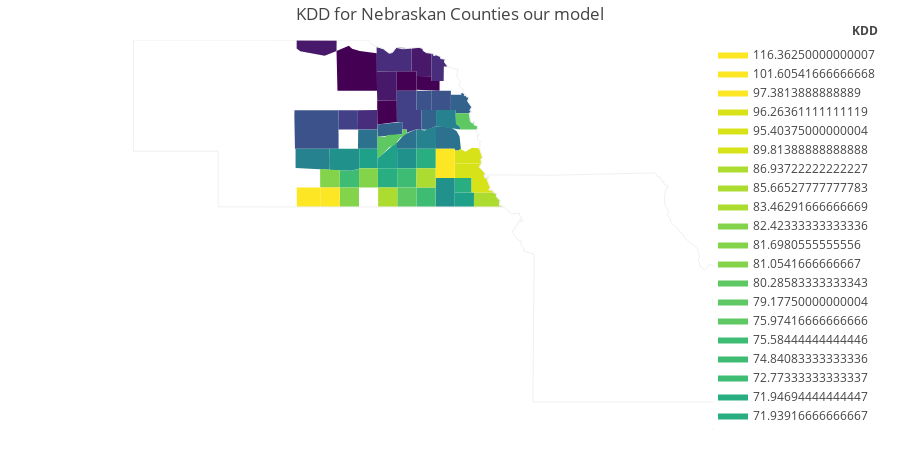

This figure's notebook cell:
### Code cell
# add FIPS to counties which are in corn belt - filter and plot
neb_counties = KDD_rep['county']
neb_fips = []
for county in neb_counties:
    try:   
        fips = county_2019.loc[county_2019['County']==county.upper()]['FIPS'].values[0]
        neb_fips.append(fips)
    except:
        neb_fips.append(None)
KDD_rep['FIPS']=neb_fips
KDD_FIPS = KDD_rep.dropna()
# plot 
fig = ff.create_choropleth(fips=KDD_FIPS['FIPS'], values=KDD_FIPS['KDD'].values, 
                           legend_title = 'KDD',
                           show_hover=True, asp=2.9,
                           title_text = 'KDD for Nebraskan Counties our model',
                           scope=['NE',"KA","MO"],
                          round_legend_values = True)
fig.layout.template = None

fig.show()

### Figure 1 — Plotly figure (JSON) as saved in the notebook; plotly's stock layout.template omitted (floating-point values rounded to 4 significant figures; data arrays with more than 128 entries replaced by an {"elided": "..."} marker saying what was removed)
{"data": [{"fill": "toself", "fillcolor": "rgb(68, 1, 84)", "hoverinfo": "none", "line": {"color": "rgb(0, 0, 0)", "width": 0}, "mode": "lines", "name": "28.92472222222224", "type": "scatter", "x": [-97.83, -97.83, -97.37, -97.37, -97.83, -97.83, null], "y": [42.21, 42.44, 42.44, 42.09, 42.09, 42.21, null]}, {"fill": "toself", "fillcolor": "rgb(68, 1, 84)", "hoverinfo": "none", "line": {"color": "rgb(0, 0, 0)", "width": 0}, "mode": "lines", "name": "29.238333333333344", "type": "scatter", "x": [-97.37, -97.37, -97.02, -97.02, -96.82, -96.82, -97.37, null], "y": [42.11, 42.35, 42.35, 42.26, 42.26, 42.09, 42.11, null]}, {"fill": "toself", "fillcolor": "rgb(68, 1, 84)", "hoverinfo": "none", "line": {"color": "rgb(0, 0, 0)", "width": 0}, "mode": "lines", "name": "31.334444444444483", "type": "scatter", "x": [-98.3, -98.3, -97.83, -97.83, -98.29, -98.3, null], "y": [41.8, 41.91, 41.92, 41.53, 41.48, 41.8, null]}, {"fill": "toself", "fillcolor": "rgb(68, 1, 84)", "hoverinfo": "none", "line": {"color": "rgb(0, 0, 0)", "width": 0}, "mode": "lines", "name": "34.88055555555555", "type": "scatter", "x": [-99.26, -98.97, -98.89, -98.71, -98.31, -98.3, -99.23, -99.26, null], "y": [42.8, 42.9, 42.84, 42.8, 42.76, 42.09, 42.09, 42.8, null]}, {"fill": "toself", "fillcolor": "rgb(72, 24, 106)", "hoverinfo": "none", "line": {"color": "rgb(0, 0, 0)", "width": 0}, "mode": "lines", "name": "35.326666666666675", "type": "scatter", "x": [-98.3, -98.3, -97.83, -97.83, -98.3, -98.3, null], "y": [42.1, 42.44, 42.44, 41.92, 41.91, 42.1, null]}, {"fill": "toself", "fillcolor": "rgb(72, 24, 106)", "hoverinfo": "none", "line": {"color": "rgb(0, 0, 0)", "width": 0}, "mode": "lines", "name": "35.99333333333333", "type": "scatter", "x": [-100.2, -100.2, -99.25, -99.26, -99.54, -100.1, -100.2, -100.2, null], "y": [42.91, 43.0, 43.0, 42.8, 42.72, 42.8, 42.85, 42.91, null]}, {"fill": "toself", "fillcolor": "rgb(72, 24, 106)", "hoverinfo": "none", "line": {"color": "rgb(0, 0, 0)", "width": 0}, "mode": "lines", "name": "36.161388888888894", "type": "scatter", "x": [-97.49, -97.48, -97.31, -97.22, -97.21, -97.13, -97.02, -97.02, -97.37, -97.37, -97.49, -97.49, null], "y": [42.79, 42.85, 42.87, 42.85, 42.81, 42.77, 42.76, 42.35, 42.35, 42.44, 42.44, 42.79, null]}, {"fill": "toself", "fillcolor": "rgb(71, 45, 123)", "hoverinfo": "none", "line": {"color": "rgb(0, 0, 0)", "width": 0}, "mode": "lines", "name": "37.50083333333333", "type": "scatter", "x": [-98.75, -98.29, -98.29, -98.75, -98.75, null], "y": [41.74, 41.74, 41.39, 41.39, 41.74, null]}, {"fill": "toself", "fillcolor": "rgb(71, 45, 123)", "hoverinfo": "none", "line": {"color": "rgb(0, 0, 0)", "width": 0}, "mode": "lines", "name": "40.116666666666696", "type": "scatter", "x": [-97.02, -97.02, -96.97, -96.96, -96.91, -96.81, -96.79, -96.69, -96.71, -96.63, -96.72, -96.73, -97.02, -97.02, null], "y": [42.35, 42.76, 42.75, 42.72, 42.73, 42.7, 42.67, 42.65, 42.6, 42.52, 42.52, 42.26, 42.26, 42.35, null]}, {"fill": "toself", "fillcolor": "rgb(71, 45, 123)", "hoverinfo": "none", "line": {"color": "rgb(0, 0, 0)", "width": 0}, "mode": "lines", "name": "40.23541666666668", "type": "scatter", "x": [-98.31, -98.15, -98.01, -97.94, -97.85, -97.48, -97.49, -98.31, -98.31, null], "y": [42.87, 42.84, 42.76, 42.78, 42.87, 42.85, 42.44, 42.44, 42.87, null]}, {"fill": "toself", "fillcolor": "rgb(66, 64, 134)", "hoverinfo": "none", "line": {"color": "rgb(0, 0, 0)", "width": 0}, "mode": "lines", "name": "42.16972222222224", "type": "scatter", "x": [-97.83, -97.37, -97.37, -97.83, -97.83, null], "y": [42.09, 42.09, 41.74, 41.74, 42.09, null]}, {"fill": "toself", "fillcolor": "rgb(66, 64, 134)", "hoverinfo": "none", "line": {"color": "rgb(0, 0, 0)", "width": 0}, "mode": "lines", "name": "42.3716666666667", "type": "scatter", "x": [-97.83, -97.83, -97.25, -97.25, -97.37, -97.6, -97.6, -97.7, -97.7, -97.83, -97.83, null], "y": [41.66, 41.74, 41.74, 41.38, 41.4, 41.33, 41.4, 41.39, 41.53, 41.53, 41.66, null]}, {"fill": "toself", "fillcolor": "rgb(66, 64, 134)", "hoverinfo": "none", "line": {"color": "rgb(0, 0, 0)", "width": 0}, "mode": "lines", "name": "43.27749999999999", "type": "scatter", "x": [-99.21, -99.21, -98.75, -98.75, -99.21, -99.21, null], "y": [41.44, 41.74, 41.74, 41.39, 41.39, 41.44, null]}, {"fill": "toself", "fillcolor": "rgb(59, 82, 139)", "hoverinfo": "none", "line": {"color": "rgb(0, 0, 0)", "width": 0}, "mode": "lines", "name": "44.845", "type": "scatter", "x": [-97.37, -97.02, -97.02, -97.37, -97.37, null], "y": [42.09, 42.09, 41.74, 41.74, 42.09, null]}, {"fill": "toself", "fillcolor": "rgb(59, 82, 139)", "hoverinfo": "none", "line": {"color": "rgb(0, 0, 0)", "width": 0}, "mode": "lines", "name": "47.38500000000002", "type": "scatter", "x": [-97.02, -97.02, -96.56, -96.56, -97.02, null], "y": [41.75, 42.09, 42.09, 41.74, 41.75, null]}, {"fill": "toself", "fillcolor": "rgb(59, 82, 139)", "hoverinfo": "none", "line": {"color": "rgb(0, 0, 0)", "width": 0}, "mode": "lines", "name": "48.92694444444448", "type": "scatter", "x": [-100.3, -100.3, -99.21, -99.21, -100.2, -100.3, null], "y": [41.62, 41.74, 41.74, 41.05, 41.05, 41.62, null]}, {"fill": "toself", "fillcolor": "rgb(51, 99, 141)", "hoverinfo": "none", "line": {"color": "rgb(0, 0, 0)", "width": 0}, "mode": "lines", "name": "48.984166666666695", "type": "scatter", "x": [-98.29, -97.7, -97.71, -98.28, -98.29, null], "y": [41.48, 41.53, 41.31, 41.26, 41.48, null]}, {"fill": "toself", "fillcolor": "rgb(51, 99, 141)", "hoverinfo": "none", "line": {"color": "rgb(0, 0, 0)", "width": 0}, "mode": "lines", "name": "56.29", "type": "scatter", "x": [-97.25, -97.25, -96.91, -96.91, -97.11, -97.25, null], "y": [41.4, 41.74, 41.74, 41.46, 41.39, 41.4, null]}, {"fill": "toself", "fillcolor": "rgb(51, 99, 141)", "hoverinfo": "none", "line": {"color": "rgb(0, 0, 0)", "width": 0}, "mode": "lines", "name": "57.386666666666706", "type": "scatter", "x": [-96.56, -96.55, -96.31, -96.31, -96.24, -96.24, -96.19, -96.19, -96.13, -96.16, -96.06, -96.11, -96.07, -96.12, -96.44, -96.44, -96.56, -96.56, null], "y": [41.83, 42.02, 42.02, 42.05, 42.04, 42.0, 42.01, 41.98, 41.97, 41.9, 41.8, 41.74, 41.71, 41.68, 41.68, 41.74, 41.74, 41.83, null]}, {"fill": "toself", "fillcolor": "rgb(44, 114, 142)", "hoverinfo": "none", "line": {"color": "rgb(0, 0, 0)", "width": 0}, "mode": "lines", "name": "59.15666666666664", "type": "scatter", "x": [-98.75, -98.74, -98.29, -98.29, -98.75, -98.75, null], "y": [41.11, 41.39, 41.39, 41.05, 41.05, 41.11, null]}, {"fill": "toself", "fillcolor": "rgb(44, 114, 142)", "hoverinfo": "none", "line": {"color": "rgb(0, 0, 0)", "width": 0}, "mode": "lines", "name": "62.109166666666674", "type": "scatter", "x": [-96.91, -96.91, -96.56, -96.42, -96.35, -96.32, -96.37, -96.46, -96.46, -96.91, -96.91, null], "y": [41.27, 41.45, 41.43, 41.36, 41.27, 41.04, 41.01, 41.02, 41.05, 41.05, 41.27, null]}, {"fill": "toself", "fillcolor": "rgb(44, 114, 142)", "hoverinfo": "none", "line": {"color": "rgb(0, 0, 0)", "width": 0}, "mode": "lines", "name": "62.559583333333336", "type": "scatter", "x": [-97.83, -97.66, -97.37, -97.37, -97.83, -97.83, null], "y": [41.16, 41.3, 41.4, 41.05, 41.05, 41.16, null]}, {"fill": "toself", "fillcolor": "rgb(38, 130, 142)", "hoverinfo": "none", "line": {"color": "rgb(0, 0, 0)", "width": 0}, "mode": "lines", "name": "63.100000000000044", "type": "scatter", "x": [-97.37, -97.37, -97.18, -96.91, -96.91, -97.37, -97.37, null], "y": [41.34, 41.4, 41.38, 41.46, 41.05, 41.05, 41.34, null]}, {"fill": "toself", "fillcolor": "rgb(38, 130, 142)", "hoverinfo": "none", "line": {"color": "rgb(0, 0, 0)", "width": 0}, "mode": "lines", "name": "65.23416666666671", "type": "scatter", "x": [-96.91, -96.91, -96.44, -96.43, -96.33, -96.33, -96.91, -96.91, null], "y": [41.63, 41.74, 41.74, 41.5, 41.44, 41.39, 41.45, 41.63, null]}, {"fill": "toself", "fillcolor": "rgb(38, 130, 142)", "hoverinfo": "none", "line": {"color": "rgb(0, 0, 0)", "width": 0}, "mode": "lines", "name": "66.0841666666667", "type": "scatter", "x": [-100.2, -100.2, -99.43, -99.42, -100.2, -100.2, null], "y": [40.93, 41.05, 41.05, 40.67, 40.7, 40.93, null]}, {"fill": "toself", "fillcolor": "rgb(33, 145, 140)", "hoverinfo": "none", "line": {"color": "rgb(0, 0, 0)", "width": 0}, "mode": "lines", "name": "66.09916666666672", "type": "scatter", "x": [-99.43, -99.43, -98.72, -98.73, -98.91, -99.41, -99.43, null], "y": [40.79, 41.05, 41.05, 40.69, 40.65, 40.67, 40.79, null]}, {"fill": "toself", "fillcolor": "rgb(33, 145, 140)", "hoverinfo": "none", "line": {"color": "rgb(0, 0, 0)", "width": 0}, "mode": "lines", "name": "67.99500000000003", "type": "scatter", "x": [-97.83, -97.37, -97.37, -97.83, -97.83, null], "y": [41.05, 41.05, 40.7, 40.7, 41.05, null]}, {"fill": "toself", "fillcolor": "rgb(33, 145, 140)", "hoverinfo": "none", "line": {"color": "rgb(0, 0, 0)", "width": 0}, "mode": "lines", "name": "68.19000000000005", "type": "scatter", "x": [-96.92, -96.91, -96.46, -96.46, -96.92, -96.92, null], "y": [40.08, 40.52, 40.52, 40.0, 40.0, 40.08, null]}, {"fill": "toself", "fillcolor": "rgb(31, 160, 136)", "hoverinfo": "none", "line": {"color": "rgb(0, 0, 0)", "width": 0}, "mode": "lines", "name": "68.23972222222224", "type": "scatter", "x": [-98.28, -98.28, -97.83, -97.83, -98.28, -98.28, null], "y": [40.76, 40.88, 41.17, 40.7, 40.7, 40.76, null]}, {"fill": "toself", "fillcolor": "rgb(31, 160, 136)", "hoverinfo": "none", "line": {"color": "rgb(0, 0, 0)", "width": 0}, "mode": "lines", "name": "68.50750000000004", "type": "scatter", "x": [-98.72, -98.28, -98.28, -98.72, -98.72, null], "y": [41.05, 41.05, 40.7, 40.7, 41.05, null]}, {"fill": "toself", "fillcolor": "rgb(31, 160, 136)", "hoverinfo": "none", "line": {"color": "rgb(0, 0, 0)", "width": 0}, "mode": "lines", "name": "71.21250000000003", "type": "scatter", "x": [-96.46, -96.46, -96.01, -96.01, -96.46, -96.46, null], "y": [40.08, 40.26, 40.26, 40.0, 40.0, 40.08, null]}, {"fill": "toself", "fillcolor": "rgb(40, 174, 128)", "hoverinfo": "none", "line": {"color": "rgb(0, 0, 0)", "width": 0}, "mode": "lines", "name": "71.28833333333337", "type": "scatter", "x": [-97.37, -97.37, -96.91, -96.91, -97.37, -97.37, null], "y": [40.76, 41.05, 41.05, 40.7, 40.7, 40.76, null]}, {"fill": "toself", "fillcolor": "rgb(40, 174, 128)", "hoverinfo": "none", "line": {"color": "rgb(0, 0, 0)", "width": 0}, "mode": "lines", "name": "71.93916666666667", "type": "scatter", "x": [-96.46, -96.46, -96.07, -96.07, -96.46, -96.46, null], "y": [40.35, 40.52, 40.52, 40.26, 40.26, 40.35, null]}, {"fill": "toself", "fillcolor": "rgb(40, 174, 128)", "hoverinfo": "none", "line": {"color": "rgb(0, 0, 0)", "width": 0}, "mode": "lines", "name": "71.94694444444447", "type": "scatter", "x": [-98.28, -98.28, -97.82, -97.82, -98.28, -98.28, null], "y": [40.58, 40.7, 40.7, 40.35, 40.35, 40.58, null]}, {"fill": "toself", "fillcolor": "rgb(63, 188, 115)", "hoverinfo": "none", "line": {"color": "rgb(0, 0, 0)", "width": 0}, "mode": "lines", "name": "72.77333333333337", "type": "scatter", "x": [-97.82, -97.37, -97.37, -97.82, -97.82, null], "y": [40.7, 40.7, 40.35, 40.35, 40.7, null]}, {"fill": "toself", "fillcolor": "rgb(63, 188, 115)", "hoverinfo": "none", "line": {"color": "rgb(0, 0, 0)", "width": 0}, "mode": "lines", "name": "74.84083333333336", "type": "scatter", "x": [-97.37, -97.37, -96.92, -96.92, -97.37, -97.37, null], "y": [40.09, 40.35, 40.35, 40.0, 40.0, 40.09, null]}, {"fill": "toself", "fillcolor": "rgb(63, 188, 115)", "hoverinfo": "none", "line": {"color": "rgb(0, 0, 0)", "width": 0}, "mode": "lines", "name": "75.58444444444446", "type": "scatter", "x": [-99.18, -99.18, -98.91, -98.72, -98.72, -99.18, -99.18, null], "y": [40.53, 40.66, 40.65, 40.69, 40.35, 40.35, 40.53, null]}, {"fill": "toself", "fillcolor": "rgb(94, 201, 98)", "hoverinfo": "none", "line": {"color": "rgb(0, 0, 0)", "width": 0}, "mode": "lines", "name": "75.97416666666666", "type": "scatter", "x": [-98.29, -98.29, -98.28, -98.1, -98.05, -97.71, -97.7, -97.6, -97.6, -97.75, -97.89, -98.01, -98.28, -98.29, null], "y": [41.05, 41.39, 41.26, 41.26, 41.29, 41.31, 41.39, 41.4, 41.32, 41.25, 41.11, 41.07, 40.87, 41.05, null]}, {"fill": "toself", "fillcolor": "rgb(94, 201, 98)", "hoverinfo": "none", "line": {"color": "rgb(0, 0, 0)", "width": 0}, "mode": "lines", "name": "79.17750000000004", "type": "scatter", "x": [-97.82, -97.82, -97.37, -97.37, -97.82, -97.82, null], "y": [40.03, 40.35, 40.35, 40.0, 40.0, 40.03, null]}, {"fill": "toself", "fillcolor": "rgb(94, 201, 98)", "hoverinfo": "none", "line": {"color": "rgb(0, 0, 0)", "width": 0}, "mode": "lines", "name": "80.28583333333343", "type": "scatter", "x": [-96.44, -96.12, -96.09, -96.04, -96.0, -96.01, -95.92, -95.94, -96.33, -96.33, -96.43, -96.44, null], "y": [41.68, 41.68, 41.53, 41.51, 41.54, 41.48, 41.45, 41.39, 41.39, 41.44, 41.5, 41.68, null]}, {"fill": "toself", "fillcolor": "rgb(132, 212, 75)", "hoverinfo": "none", "line": {"color": "rgb(0, 0, 0)", "width": 0}, "mode": "lines", "name": "81.0541666666667", "type": "scatter", "x": [-98.72, -98.28, -98.28, -98.72, -98.72, null], "y": [40.7, 40.7, 40.35, 40.35, 40.7, null]}, {"fill": "toself", "fillcolor": "rgb(132, 212, 75)", "hoverinfo": "none", "line": {"color": "rgb(0, 0, 0)", "width": 0}, "mode": "lines", "name": "81.6980555555556", "type": "scatter", "x": [-99.18, -98.73, -98.73, -99.18, -99.18, null], "y": [40.35, 40.35, 40.0, 40.0, 40.35, null]}, {"fill": "toself", "fillcolor": "rgb(132, 212, 75)", "hoverinfo": "none", "line": {"color": "rgb(0, 0, 0)", "width": 0}, "mode": "lines", "name": "82.42333333333336", "type": "scatter", "x": [-99.64, -99.64, -99.18, -99.18, -99.64, -99.64, null], "y": [40.52, 40.68, 40.66, 40.35, 40.35, 40.52, null]}, {"fill": "toself", "fillcolor": "rgb(173, 220, 48)", "hoverinfo": "none", "line": {"color": "rgb(0, 0, 0)", "width": 0}, "mode": "lines", "name": "83.46291666666669", "type": "scatter", "x": [-97.37, -97.37, -96.91, -96.91, -97.37, -97.37, null], "y": [40.42, 40.7, 40.7, 40.35, 40.35, 40.42, null]}, {"fill": "toself", "fillcolor": "rgb(173, 220, 48)", "hoverinfo": "none", "line": {"color": "rgb(0, 0, 0)", "width": 0}, "mode": "lines", "name": "85.66527777777783", "type": "scatter", "x": [-96.01, -96.01, -95.55, -95.48, -95.48, -95.4, -95.41, -95.31, -96.01, -96.01, null], "y": [40.03, 40.26, 40.26, 40.24, 40.19, 40.12, 40.04, 40.0, 40.0, 40.03, null]}, {"fill": "toself", "fillcolor": "rgb(173, 220, 48)", "hoverinfo": "none", "line": {"color": "rgb(0, 0, 0)", "width": 0}, "mode": "lines", "name": "86.93722222222227", "type": "scatter", "x": [-98.27, -98.27, -97.82, -97.82, -98.27, -98.27, null], "y": [40.06, 40.35, 40.35, 40.0, 40.0, 40.06, null]}, {"fill": "toself", "fillcolor": "rgb(216, 226, 25)", "hoverinfo": "none", "line": {"color": "rgb(0, 0, 0)", "width": 0}, "mode": "lines", "name": "89.81388888888888", "type": "scatter", "x": [-96.46, -96.35, -96.35, -96.32, -96.21, -96.06, -95.89, -95.81, -95.85, -95.83, -96.46, -96.46, null], "y": [41.02, 41.02, 41.04, 41.04, 40.99, 41.07, 41.06, 40.9, 40.86, 40.78, 40.78, 41.02, null]}, {"fill": "toself", "fillcolor": "rgb(216, 226, 25)", "hoverinfo": "none", "line": {"color": "rgb(0, 0, 0)", "width": 0}, "mode": "lines", "name": "95.40375000000004", "type": "scatter", "x": [-96.07, -96.07, -95.71, -95.67, -95.66, -95.7, -95.7, -95.62, -95.66, -95.56, -95.55, -96.07, -96.07, null], "y": [40.35, 40.52, 40.52, 40.56, 40.52, 40.51, 40.48, 40.34, 40.31, 40.3, 40.26, 40.26, 40.35, null]}, {"fill": "toself", "fillcolor": "rgb(216, 226, 25)", "hoverinfo": "none", "line": {"color": "rgb(0, 0, 0)", "width": 0}, "mode": "lines", "name": "96.26361111111119", "type": "scatter", "x": [-96.46, -96.46, -95.83, -95.89, -95.75, -95.77, -95.71, -96.46, -96.46, null], "y": [40.7, 40.78, 40.78, 40.72, 40.61, 40.53, 40.52, 40.52, 40.7, null]}, {"fill": "toself", "fillcolor": "rgb(253, 231, 37)", "hoverinfo": "none", "line": {"color": "rgb(0, 0, 0)", "width": 0}, "mode": "lines", "name": "97.3813888888889", "type": "scatter", "x": [-96.91, -96.91, -96.46, -96.46, -96.91, -96.91, null], "y": [40.63, 41.05, 41.05, 40.52, 40.52, 40.63, null]}, {"fill": "toself", "fillcolor": "rgb(253, 231, 37)", "hoverinfo": "none", "line": {"color": "rgb(0, 0, 0)", "width": 0}, "mode": "lines", "name": "101.60541666666668", "type": "scatter", "x": [-99.63, -99.63, -99.18, -99.18, -99.63, -99.63, null], "y": [40.25, 40.35, 40.35, 40.0, 40.0, 40.25, null]}, {"fill": "toself", "fillcolor": "rgb(253, 231, 37)", "hoverinfo": "none", "line": {"color": "rgb(0, 0, 0)", "width": 0}, "mode": "lines", "name": "116.36250000000007", "type": "scatter", "x": [-100.2, -99.63, -99.63, -100.2, -100.2, null], "y": [40.35, 40.35, 40.0, 40.0, 40.35, null]}, {"hoverinfo": "text", "legendgroup": "centroids", "marker": {"color": "white", "opacity": 0}, "mode": "markers", "name": "US Counties", "selected": {"marker": {"color": "white", "opacity": 1, "size": 3}}, "showlegend": false, "text": ["County: Adams<br>State: Nebraska<br>FIPS: 31001<br>Value: 81.0541666666667", "County: Antelope<br>State: Nebraska<br>FIPS: 31003<br>Value: 35.326666666666675", "County: Boone<br>State: Nebraska<br>FIPS: 31011<br>Value: 31.334444444444483", "County: Buffalo<br>State: Nebraska<br>FIPS: 31019<br>Value: 66.09916666666672", "County: Burt<br>State: Nebraska<br>FIPS: 31021<br>Value: 57.386666666666706", "County: Butler<br>State: Nebraska<br>FIPS: 31023<br>Value: 63.100000000000044", "County: Cass<br>State: Nebraska<br>FIPS: 31025<br>Value: 89.81388888888888", "County: Cedar<br>State: Nebraska<br>FIPS: 31027<br>Value: 36.161388888888894", "County: Clay<br>State: Nebraska<br>FIPS: 31035<br>Value: 71.94694444444447", "County: Colfax<br>State: Nebraska<br>FIPS: 31037<br>Value: 56.29", "County: Cuming<br>State: Nebraska<br>FIPS: 31039<br>Value: 47.38500000000002", "County: Custer<br>State: Nebraska<br>FIPS: 31041<br>Value: 48.92694444444448", "County: Dawson<br>State: Nebraska<br>FIPS: 31047<br>Value: 66.0841666666667", "County: Dixon<br>State: Nebraska<br>FIPS: 31051<br>Value: 40.116666666666696", "County: Dodge<br>State: Nebraska<br>FIPS: 31053<br>Value: 65.23416666666671", "County: Fillmore<br>State: Nebraska<br>FIPS: 31059<br>Value: 72.77333333333337", "County: Franklin<br>State: Nebraska<br>FIPS: 31061<br>Value: 81.6980555555556", "County: Furnas<br>State: Nebraska<br>FIPS: 31065<br>Value: 116.36250000000007", "County: Gage<br>State: Nebraska<br>FIPS: 31067<br>Value: 68.19000000000005", "County: Greeley<br>State: Nebraska<br>FIPS: 31077<br>Value: 37.50083333333333", "County: Hall<br>State: Nebraska<br>FIPS: 31079<br>Value: 68.50750000000004", "County: Hamilton<br>State: Nebraska<br>FIPS: 31081<br>Value: 68.23972222222224", "County: Harlan<br>State: Nebraska<br>FIPS: 31083<br>Value: 101.60541666666668", "County: Holt<br>State: Nebraska<br>FIPS: 31089<br>Value: 34.88055555555555", "County: Howard<br>State: Nebraska<br>FIPS: 31093<br>Value: 59.15666666666664", "County: Jefferson<br>State: Nebraska<br>FIPS: 31095<br>Value: 74.84083333333336", "County: Johnson<br>State: Nebraska<br>FIPS: 31097<br>Value: 71.93916666666667", "County: Kearney<br>State: Nebraska<br>FIPS: 31099<br>Value: 75.58444444444446", "County: Keya Paha<br>State: Nebraska<br>FIPS: 31103<br>Value: 35.99333333333333", "County: Knox<br>State: Nebraska<br>FIPS: 31107<br>Value: 40.23541666666668", "County: Lancaster<br>State: Nebraska<br>FIPS: 31109<br>Value: 97.3813888888889", "County: Madison<br>State: Nebraska<br>FIPS: 31119<br>Value: 42.16972222222224", "County: Merrick<br>State: Nebraska<br>FIPS: 31121<br>Value: 75.97416666666666", "County: Nance<br>State: Nebraska<br>FIPS: 31125<br>Value: 48.984166666666695", "County: Nemaha<br>State: Nebraska<br>FIPS: 31127<br>Value: 95.40375000000004", "County: Nuckolls<br>State: Nebraska<br>FIPS: 31129<br>Value: 86.93722222222227", "County: Otoe<br>State: Nebraska<br>FIPS: 31131<br>Value: 96.26361111111119", "County: Pawnee<br>State: Nebraska<br>FIPS: 31133<br>Value: 71.21250000000003", "County: Phelps<br>State: Nebraska<br>FIPS: 31137<br>Value: 82.42333333333336", "County: Pierce<br>State: Nebraska<br>FIPS: 31139<br>Value: 28.92472222222224", "County: Platte<br>State: Nebraska<br>FIPS: 31141<br>Value: 42.3716666666667", "County: Polk<br>State: Nebraska<br>FIPS: 31143<br>Value: 62.559583333333336", "County: Richardson<br>State: Nebraska<br>FIPS: 31147<br>Value: 85.66527777777783", "County: Saline<br>State: Nebraska<br>FIPS: 31151<br>Value: 83.46291666666669", "County: Saunders<br>State: Nebraska<br>FIPS: 31155<br>Value: 62.109166666666674", "County: Seward<br>State: Nebraska<br>FIPS: 31159<br>Value: 71.28833333333337", "County: Stanton<br>State: Nebraska<br>FIPS: 31167<br>Value: 44.845", "County: Thayer<br>State: Nebraska<br>FIPS: 31169<br>Value: 79.17750000000004", "County: Valley<br>State: Nebraska<br>FIPS: 31175<br>Value: 43.27749999999999", "County: Washington<br>State: Nebraska<br>FIPS: 31177<br>Value: 80.28583333333343", "County: Wayne<br>State: Nebraska<br>FIPS: 31179<br>Value: 29.238333333333344", "County: York<br>State: Nebraska<br>FIPS: 31185<br>Value: 67.99500000000003"], "type": "scatter", "unselected": {"marker": {"opacity": 0}}, "x": [-98.5, -98.07, -98.07, -99.07, -96.33, -97.13, -96.14, -97.25, -98.05, -97.09, -96.79, -99.73, -99.82, -96.87, -96.65, -97.6, -98.95, -99.91, -96.69, -98.52, -98.5, -98.02, -99.4, -98.78, -98.52, -97.14, -96.27, -98.95, -99.71, -97.89, -96.69, -97.6, -98.04, -97.99, -95.85, -98.05, -96.13, -96.24, -99.41, -97.6, -97.52, -97.57, -95.72, -97.14, -96.64, -97.14, -97.19, -97.59, -98.98, -96.22, -97.12, -97.6], "y": [40.52, 42.18, 41.71, 40.86, 41.85, 41.23, 40.91, 42.6, 40.52, 41.57, 41.92, 41.39, 40.87, 42.49, 41.58, 40.52, 40.18, 40.18, 40.26, 41.57, 40.87, 40.87, 40.18, 42.46, 41.22, 40.18, 40.39, 40.51, 42.88, 42.64, 40.78, 41.92, 41.17, 41.4, 40.39, 40.18, 40.65, 40.13, 40.51, 42.26, 41.57, 41.19, 40.13, 40.52, 41.23, 40.87, 41.92, 40.18, 41.57, 41.53, 42.21, 40.87]}, {"hoverinfo": "text", "legendgroup": "States", "line": {"color": "rgb(240, 240, 240)", "width": 1}, "mode": "lines", "showlegend": false, "type": "scatter", "x": {"elided": "198 float values"}, "y": {"elided": "198 float values"}}], "layout": {"annotations": [{"showarrow": false, "text": "<b>KDD</b>", "x": 1, "xanchor": "right", "xref": "paper", "y": 1.05, "yref": "paper"}], "dragmode": "select", "height": 450, "hovermode": "closest", "legend": {"traceorder": "reversed", "x": 1, "xanchor": "right", "y": 1, "yanchor": "top"}, "margin": {"b": 20, "l": 20, "r": 20, "t": 40}, "title": {"text": "KDD for Nebraskan Counties our model"}, "width": 900, "xaxis": {"autorange": false, "fixedrange": true, "range": [-106.7, -86.42], "showgrid": false, "showticklabels": false, "zeroline": false}, "yaxis": {"autorange": false, "fixedrange": true, "range": [36.0, 43.0], "showgrid": false, "showticklabels": false, "zeroline": false}}}
